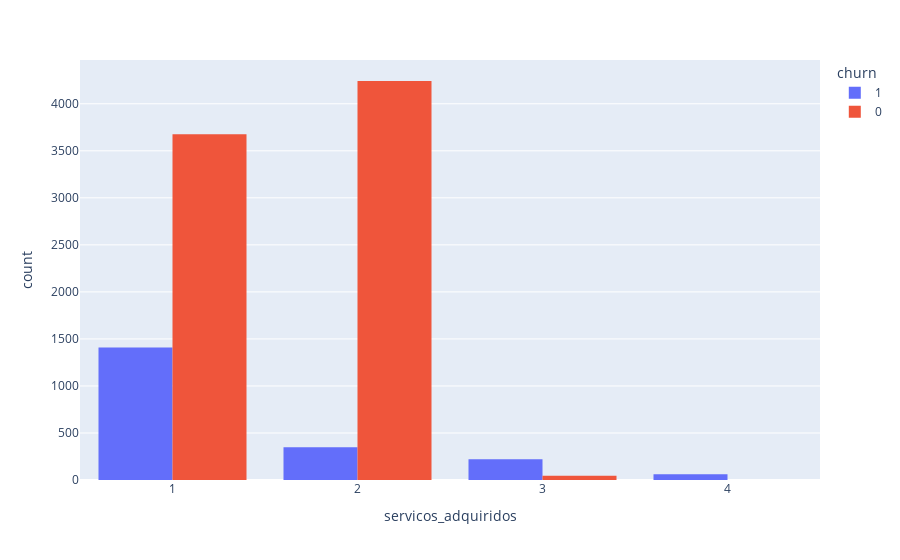

This figure's notebook cell:
### Code cell
px.histogram(data, x="servicos_adquiridos", color="churn", barmode="group")

### Figure 1 — Plotly figure (JSON) as saved in the notebook; plotly's stock layout.template omitted (floating-point values rounded to 4 significant figures; data arrays with more than 128 entries replaced by an {"elided": "..."} marker saying what was removed)
{"data": [{"alignmentgroup": "True", "bingroup": "x", "hovertemplate": "churn=1<br>servicos_adquiridos=%{x}<br>count=%{y}<extra></extra>", "legendgroup": "1", "marker": {"color": "#636efa", "pattern": {"shape": ""}}, "name": "1", "offsetgroup": "1", "orientation": "v", "showlegend": true, "type": "histogram", "x": {"elided": "2037 int values"}, "xaxis": "x", "yaxis": "y"}, {"alignmentgroup": "True", "bingroup": "x", "hovertemplate": "churn=0<br>servicos_adquiridos=%{x}<br>count=%{y}<extra></extra>", "legendgroup": "0", "marker": {"color": "#EF553B", "pattern": {"shape": ""}}, "name": "0", "offsetgroup": "0", "orientation": "v", "showlegend": true, "type": "histogram", "x": {"elided": "7963 int values"}, "xaxis": "x", "yaxis": "y"}], "layout": {"barmode": "group", "legend": {"title": {"text": "churn"}, "tracegroupgap": 0}, "margin": {"t": 60}, "xaxis": {"anchor": "y", "domain": [0, 1], "title": {"text": "servicos_adquiridos"}}, "yaxis": {"anchor": "x", "domain": [0, 1], "title": {"text": "count"}}}}
